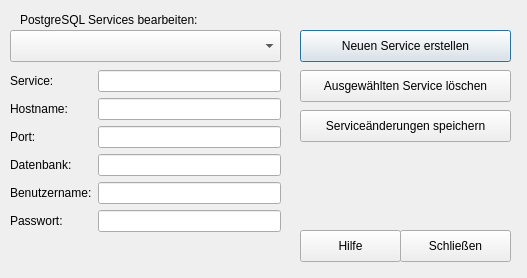
<?xml version="1.0" encoding="UTF-8"?>
<ui version="4.0">
 <class>QgsServiceConf</class>
 <widget class="QDialog" name="QgsServiceConf">
  <property name="geometry">
   <rect>
    <x>0</x>
    <y>0</y>
    <width>527</width>
    <height>278</height>
   </rect>
  </property>
  <property name="windowTitle">
   <string>.pg_service.conf Editor</string>
  </property>
  <widget class="QLabel" name="label">
   <property name="geometry">
    <rect>
     <x>20</x>
     <y>10</y>
     <width>211</width>
     <height>20</height>
    </rect>
   </property>
   <property name="text">
    <string>PostgreSQL Services bearbeiten:</string>
   </property>
  </widget>
  <widget class="QComboBox" name="comboBoxServices">
   <property name="geometry">
    <rect>
     <x>10</x>
     <y>30</y>
     <width>271</width>
     <height>32</height>
    </rect>
   </property>
  </widget>
  <widget class="QWidget" name="formLayoutWidget">
   <property name="geometry">
    <rect>
     <x>10</x>
     <y>70</y>
     <width>271</width>
     <height>191</height>
    </rect>
   </property>
   <layout class="QFormLayout" name="formLayout">
    <item row="1" column="0">
     <widget class="QLabel" name="label_2">
      <property name="text">
       <string>Hostname:</string>
      </property>
     </widget>
    </item>
    <item row="2" column="0">
     <widget class="QLabel" name="label_3">
      <property name="text">
       <string>Port:</string>
      </property>
     </widget>
    </item>
    <item row="3" column="0">
     <widget class="QLabel" name="label_4">
      <property name="text">
       <string>Datenbank:</string>
      </property>
     </widget>
    </item>
    <item row="4" column="0">
     <widget class="QLabel" name="label_5">
      <property name="text">
       <string>Benutzername:</string>
      </property>
     </widget>
    </item>
    <item row="5" column="0">
     <widget class="QLabel" name="label_6">
      <property name="text">
       <string>Passwort:</string>
      </property>
     </widget>
    </item>
    <item row="1" column="1">
     <widget class="QLineEdit" name="lineEditHost"/>
    </item>
    <item row="2" column="1">
     <widget class="QLineEdit" name="lineEditPort"/>
    </item>
    <item row="3" column="1">
     <widget class="QLineEdit" name="lineEditDatabase"/>
    </item>
    <item row="4" column="1">
     <widget class="QLineEdit" name="lineEditUsername"/>
    </item>
    <item row="5" column="1">
     <widget class="QLineEdit" name="lineEditPassword">
      <property name="font">
       <font>
        <strikeout>false</strikeout>
       </font>
      </property>
      <property name="text">
       <string/>
      </property>
      <property name="echoMode">
       <enum>QLineEdit::Password</enum>
      </property>
     </widget>
    </item>
    <item row="0" column="0">
     <widget class="QLabel" name="label_7">
      <property name="text">
       <string>Service:</string>
      </property>
     </widget>
    </item>
    <item row="0" column="1">
     <widget class="QLineEdit" name="lineEditService"/>
    </item>
   </layout>
  </widget>
  <widget class="QPushButton" name="pushButtonCreate">
   <property name="geometry">
    <rect>
     <x>300</x>
     <y>30</y>
     <width>211</width>
     <height>32</height>
    </rect>
   </property>
   <property name="text">
    <string>Neuen Service erstellen</string>
   </property>
  </widget>
  <widget class="QPushButton" name="pushButtonDelete">
   <property name="geometry">
    <rect>
     <x>300</x>
     <y>70</y>
     <width>211</width>
     <height>32</height>
    </rect>
   </property>
   <property name="text">
    <string>Ausgewählten Service löschen</string>
   </property>
  </widget>
  <widget class="QPushButton" name="pushButtonSave">
   <property name="geometry">
    <rect>
     <x>300</x>
     <y>110</y>
     <width>211</width>
     <height>32</height>
    </rect>
   </property>
   <property name="autoFillBackground">
    <bool>false</bool>
   </property>
   <property name="text">
    <string>Serviceänderungen speichern</string>
   </property>
  </widget>
  <widget class="QPushButton" name="pushButtonHelp">
   <property name="geometry">
    <rect>
     <x>300</x>
     <y>230</y>
     <width>101</width>
     <height>32</height>
    </rect>
   </property>
   <property name="text">
    <string>Hilfe</string>
   </property>
  </widget>
  <widget class="QPushButton" name="pushButtonClose">
   <property name="geometry">
    <rect>
     <x>400</x>
     <y>230</y>
     <width>111</width>
     <height>32</height>
    </rect>
   </property>
   <property name="text">
    <string>Schließen</string>
   </property>
  </widget>
 </widget>
 <resources/>
 <connections/>
</ui>
